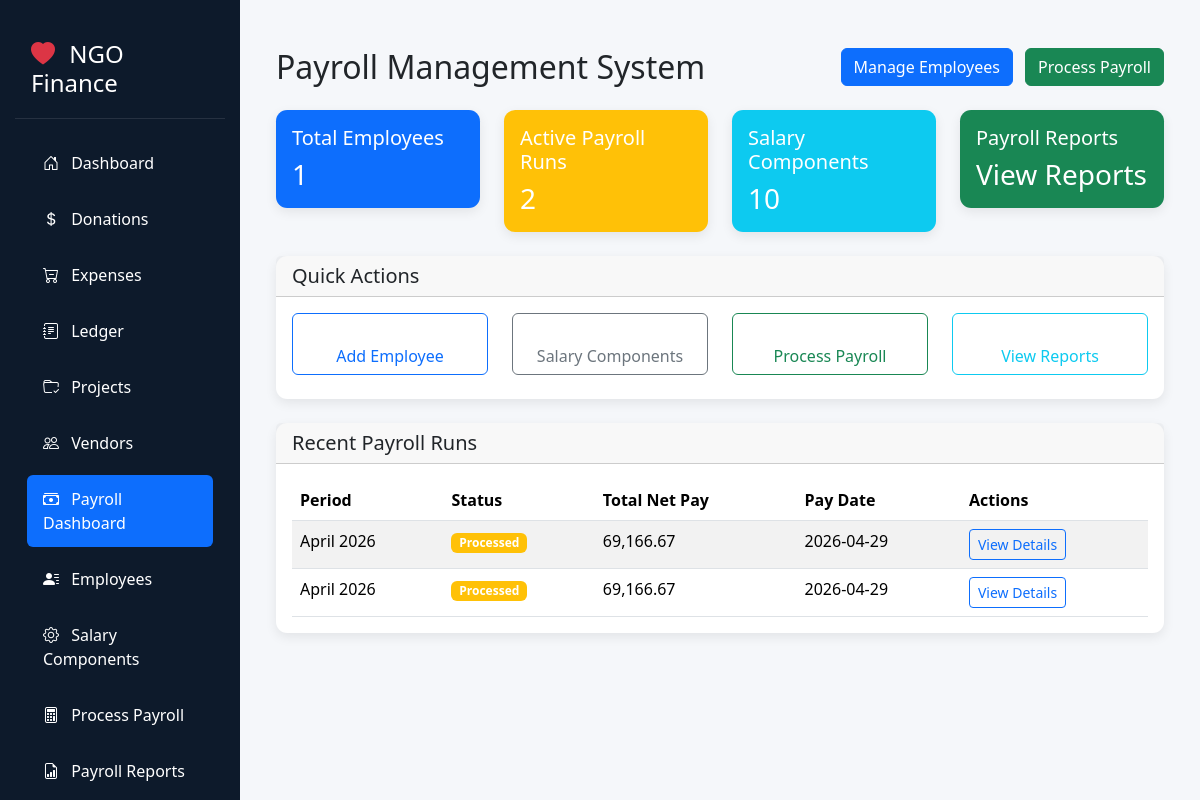
Page /payroll on the committed database.
### tables this page shows
CREATE TABLE payroll_runs (
                id INTEGER PRIMARY KEY AUTOINCREMENT,
                payroll_period TEXT NOT NULL,
                pay_date TEXT NOT NULL,
                status TEXT CHECK(status IN ('draft', 'processed', 'paid')) DEFAULT 'draft',
                total_gross REAL DEFAULT 0,
                total_deductions REAL DEFAULT 0,
                total_net REAL DEFAULT 0,
                total_employees INTEGER DEFAULT 0,
                processed_by INTEGER,
                approved_by INTEGER,
                notes TEXT,
                created_at TEXT DEFAULT (datetime('now')),
                updated_at TEXT DEFAULT (datetime('now')),
                FOREIGN KEY (processed_by) REFERENCES users(id),
                FOREIGN KEY (approved_by) REFERENCES users(id)
            );

### main.py (the view)
@app.get("/payroll", response_class=HTMLResponse)
async def payroll_dashboard(request: Request):
    with get_db() as conn:
        stats = {
            "total_employees": conn.execute("SELECT COUNT(*) FROM employees WHERE is_active = 1").fetchone()[0],
            "active_payroll_runs": conn.execute("SELECT COUNT(*) FROM payroll_runs WHERE status IN ('draft', 'processed')").fetchone()[0],
            "total_salary_components": conn.execute("SELECT COUNT(*) FROM salary_components WHERE is_active = 1").fetchone()[0],
            "recent_payroll_runs": conn.execute("""
                SELECT id, payroll_period, status, total_net, pay_date
                FROM payroll_runs
                ORDER BY created_at DESC LIMIT 5
            """).fetchall()
        }
    return templates.TemplateResponse("payroll_dashboard.html", {
        "request": request,
        "stats": stats
    })

### templates/payroll_dashboard.html (shortened to what this page needs)
{% extends "base.html" %}
{% block content %}
<div class="container-fluid mt-4">
    <div class="d-flex justify-content-between align-items-center mb-4">
        <h2 class="mb-0">Payroll Management System</h2>
        <div>
            <a href="/employees" class="btn btn-primary me-2">
                 Manage Employees
            </a>
            <a href="/payroll-processing" class="btn btn-success">
                 Process Payroll
            </a>
        </div>
    </div>
    <div class="row mb-4">
        <div class="col-md-3">
            <div class="card bg-primary text-white">
                <div class="card-body">
                    <h5 class="card-title">
                         Total Employees
                    </h5>
                    <h3 class="mb-0">{{ stats.total_employees }}</h3>
                </div>
            </div>
        </div>
        <div class="col-md-3">
            <div class="card bg-warning text-white">
                <div class="card-body">
                    <h5 class="card-title">
                         Active Payroll Runs
                    </h5>
                    <h3 class="mb-0">{{ stats.active_payroll_runs }}</h3>
                </div>
            </div>
        </div>
        <div class="col-md-3">
            <div class="card bg-info text-white">
                <div class="card-body">
                    <h5 class="card-title">
                         Salary Components
                    </h5>
                    <h3 class="mb-0">{{ stats.total_salary_components }}</h3>
                </div>
            </div>
        </div>
        <div class="col-md-3">
            <div class="card bg-success text-white">
                <div class="card-body">
                    <h5 class="card-title">
                         Payroll Reports
                    </h5>
                    <h3 class="mb-0">
                        <a href="/payroll-reports" class="text-white text-decoration-none">
                            View Reports
                        </a>
                    </h3>
                </div>
            </div>
        </div>
    </div>
    <div class="row mb-4">
        <div class="col-md-12">
            <div class="card">
                <div class="card-header">
                    <h5 class="mb-0">Quick Actions</h5>
                </div>
                <div class="card-body">
                    <div class="row">
                        <div class="col-md-3">
                            <a href="/add-employee" class="btn btn-outline-primary w-100 mb-2">
                                <br>Add Employee
                            </a>
                        </div>
                        <div class="col-md-3">
                            <a href="/salary-components" class="btn btn-outline-secondary w-100 mb-2">
                                <br>Salary Components
                            </a>
                        </div>
                        <div class="col-md-3">
                            <a href="/payroll-processing" class="btn btn-outline-success w-100 mb-2">
                                <br>Process Payroll
                            </a>
                        </div>
                        <div class="col-md-3">
                            <a href="/payroll-reports" class="btn btn-outline-info w-100 mb-2">
                                <br>View Reports
                            </a>
                        </div>
                    </div>
                </div>
            </div>
        </div>
    </div>
    <div class="row">
        <div class="col-md-12">
            <div class="card">
                <div class="card-header">
                    <h5 class="mb-0">Recent Payroll Runs</h5>
                </div>
                <div class="card-body">
                    {% if stats.recent_payroll_runs %}
                        <div class="table-responsive">
                            <table class="table table-striped">
                                <thead>
                                    <tr>
                                        <th>Period</th>
                                        <th>Status</th>
                                        <th>Total Net Pay</th>
                                        <th>Pay Date</th>
                                        <th>Actions</th>
                                    </tr>
                                </thead>
                                <tbody>
                                    {% for run in stats.recent_payroll_runs %}
                                    <tr>
                                        <td>{{ run.payroll_period }}</td>
                                        <td>
                                            <span class="badge bg-{{ 'success' if run.status == 'paid' else 'warning' if run.status == 'processed' else 'secondary' }}">
                                                {{ run.status.title() }}
                                            </span>
                                        </td>
                                        <td>{{ "{:,.2f}".format(run.total_net) | format_currency }}</td>
                                        <td>{{ run.pay_date }}</td>
                                        <td>
                                            <a href="/payroll-run/{{ run.id }}" class="btn btn-sm btn-outline-primary">
                                                View Details
                                            </a>
                                        </td>
                                    </tr>
                                    {% endfor %}
                                </tbody>
                            </table>
                        </div>
                    {% else %}
                        <p class="text-muted mb-0">No payroll runs found. <a href="/payroll-processing">Create your first payroll run</a></p>
                    {% endif %}
                </div>
            </div>
        </div>
    </div>
</div>
{% endblock %}

### static/style.css (style rules this page uses)
.card { border-radius: 0.7rem; box-shadow: 0 4px 12px rgba(0, 0, 0, 0.08); border: none; }
.table { margin-bottom: 0; }
.table th { font-weight: 600; }
table, tr, td { page-break-inside: avoid; }
td { word-wrap: break-word; }

### templates/base.html (style rules this page uses)
:root { --sidebar-width: 240px; --sidebar-bg: #0d1a2b; --sidebar-hover: #1e3a5f; --active-bg: #2c5282; }
body { min-height: 100vh; background-color: #f5f7fa; }

### rows in the picture
payroll_runs: payroll_period "April 2026", status "Processed", total_net "69,166.67", pay_date "2026-04-29"
payroll_runs: payroll_period "April 2026", status "Processed", total_net "69,166.67", pay_date "2026-04-29"

### other values in the picture
{{ stats.total_employees }} "1"
{{ stats.active_payroll_runs }} "2"
{{ stats.total_salary_components }} "10"
